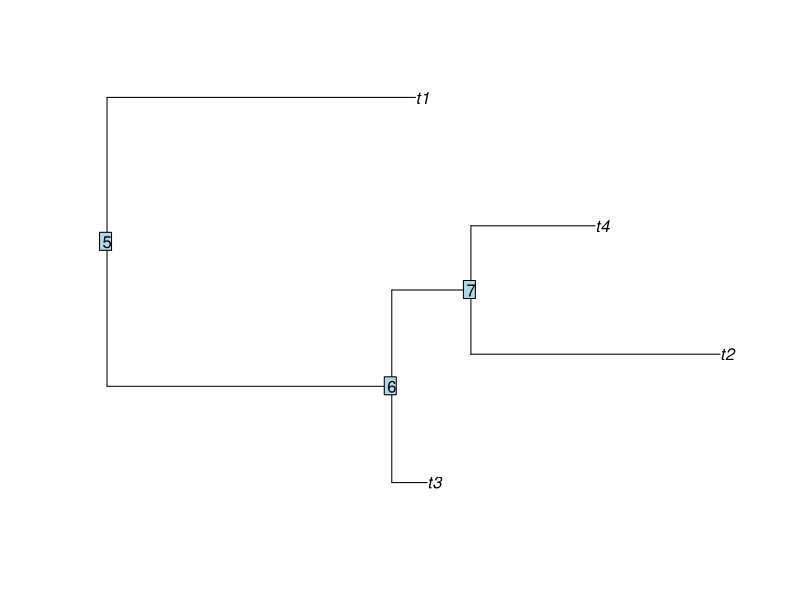

The R source for this figure:
#Pagels lambda assignment
#Simulate a tree
library(ape)
library(phytools)
set.seed(132)
#Generate a random tree
tree <- rtree(n = 4)
#Generates the random trait values
traits <- rnorm(4)
#Plot tree and visualize inner nodes
plot(tree)
nodelabels()
#Determine branch length for calculating matrix
branch_lengths <- tree$edge.length
print(branch_lengths)
# Print the edge matrix so you can figure out where those branch lengths are
edge_matrix <- tree$edge
print(edge_matrix)
#Write matrix by hand 

#Get pagels lambda calculation is correct using phylosig
lambda_result <- phylosig(tree, traits, method = "lambda")
print(lambda_result)
